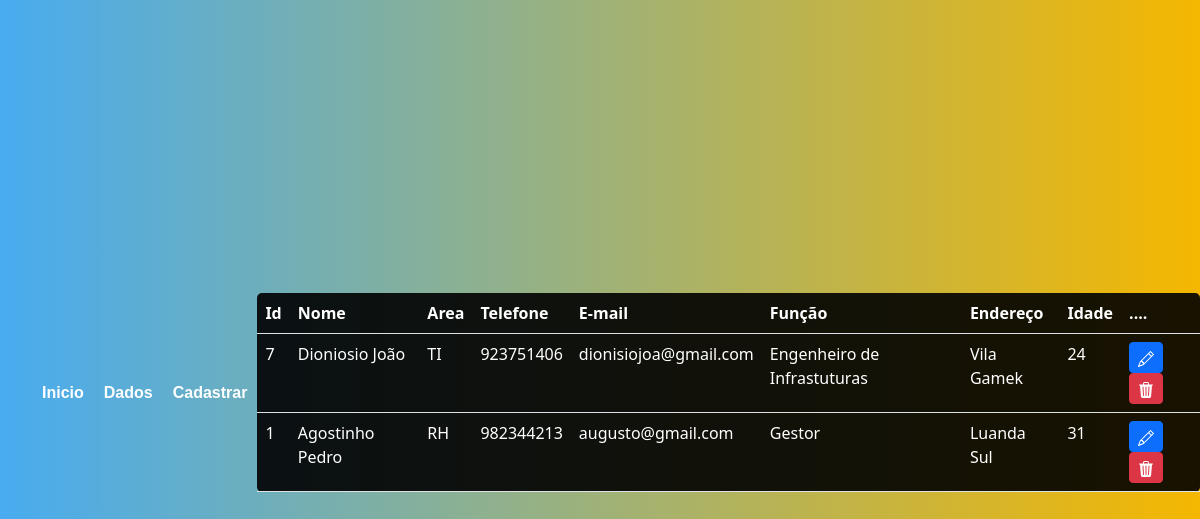
The app's page /HTML/table.php with its own data.
### tables this page shows
CREATE TABLE `funcionario` (
  `id` int NOT NULL,
  `nome` varchar(40) NOT NULL,
  `area` varchar(30) NOT NULL,
  `telefone` int NOT NULL,
  `email` varchar(30) NOT NULL,
  `funcao` varchar(40) NOT NULL,
  `endereco` varchar(60) NOT NULL,
  `idade` int NOT NULL
);

### HTML/table.php (the view, shortened to what this page needs)
<?php
include_once('../PHP/config.php');
    $sql = "SELECT * FROM funcionario ORDER BY id DESC  ";
    $result = $conexao -> query($sql);
?>
<!DOCTYPE html>
<html lang="pt">
<head>
    <link rel="stylesheet" type="text/css" href="../CSS/estilocad1.css">
    <link rel="stylesheet" href="../CSS/bootstrap.min.css">
</head>
<nav id="menu">
        <ul class="nav-list">
            <li><a href="admin.php">Inicio</a></li>
            <li><a href="table.php">Dados</a></li>
            <li><a href="funcionario.php">Cadastrar</a></li>
        </ul>
</nav>
<body>
    <div>
    <table class="table text-white table-bg">
    <thead>
    <tr>
    <th scope="col">Id</th>
    <th scope="col">Nome</th>
    <th scope="col">Area</th>
    <th scope="col">Telefone</th>
    <th scope="col">E-mail</th>
    <th scope="col">Função</th>
    <th scope="col">Endereço</th>
    <th scope="col">Idade</th>
    <th scope="col">....</th>
    </tr>
    </thead>
    <tbody>
    <?php
                        while($user_data = mysqli_fetch_assoc($result))
                        {
                            echo "<tr>";
                            echo "<td>" .$user_data['id']."</td>";
                            echo "<td>" .$user_data['nome']."</td>";
                            echo "<td>" .$user_data['area']."</td>";
                            echo "<td>" .$user_data['telefone']."</td>";
                            echo "<td>" .$user_data['email']."</td>";
                            echo "<td>" .$user_data['funcao']."</td>";
                            echo "<td>" .$user_data['endereco']."</td>";
                            echo "<td>" .$user_data['idade']."</td>";
                            echo "<td>
    <a class ='btn btn-sm btn-primary' href='edit.php?id=$user_data[id]'>
    <svg xmlns='http://www.w3.org/2000/svg' width='16' height='16' fill='currentColor' class='bi bi-pencil' viewBox='0 0 16 16'>
    <path d='M12.146.146a.5.5 0 0 1 .708 0l3 3a.5.5 0 0 1 0 .708l-10 10a.5.5 0 0 1-.168.11l-5 2a.5.5 0 0 1-.65-.65l2-5a.5.5 0 0 1 .11-.168l10-10zM11.207 2.5 13.5 4.793 14.793 3.5 12.5 1.207 11.207 2.5zm1.586 3L10.5 3.207 4 9.707V10h.5a.5.5 0 0 1 .5.5v.5h.5a.5.5 0 0 1 .5.5v.5h.293l6.5-6.5zm-9.761 5.175-.106.106-1.528 3.821 3.821-1.528.106-.106A.5.5 0 0 1 5 12.5V12h-.5a.5.5 0 0 1-.5-.5V11h-.5a.5.5 0 0 1-.468-.325z'/>
    </svg>
    </a>
    <a class ='btn btn-sm btn-danger' href='../PHP/delete.php?id=$user_data[id]'>
    <svg xmlns='http://www.w3.org/2000/svg' width='16' height='16' fill='currentColor' class='bi bi-trash3-fill' viewBox='0 0 16 16'>
    <path d='M11 1.5v1h3.5a.5.5 0 0 1 0 1h-.538l-.853 10.66A2 2 0 0 1 11.115 16h-6.23a2 2 0 0 1-1.994-1.84L2.038 3.5H1.5a.5.5 0 0 1 0-1H5v-1A1.5 1.5 0 0 1 6.5 0h3A1.5 1.5 0 0 1 11 1.5Zm-5 0v1h4v-1a.5.5 0 0 0-.5-.5h-3a.5.5 0 0 0-.5.5ZM4.5 5.029l.5 8.5a.5.5 0 1 0 .998-.06l-.5-8.5a.5.5 0 1 0-.998.06Zm6.53-.528a.5.5 0 0 0-.528.47l-.5 8.5a.5.5 0 0 0 .998.058l.5-8.5a.5.5 0 0 0-.47-.528ZM8 4.5a.5.5 0 0 0-.5.5v8.5a.5.5 0 0 0 1 0V5a.5.5 0 0 0-.5-.5Z''/>
    </svg>
    </td>";
    echo "</tr>";
    }
    ?>
    </tbody>
    </table>
    </div>
</body>
</html>

### CSS/estilocad1.css (style rules this page uses)
:root { --fonte-logo: 'Times New Roman', Times, serif; --font-padrao: Verdana, Geneva, Tahoma, sans-serif; --font-destaque: Impact, Haettenschweiler, 'Arial Narrow Bold', sans-serif; --cor01: #48ACF0; --cor02: #003459; --cor03: #FFFFFF; --cor04: #748B75; --cor05: #53B3CB; --cor06: #F5B700; }
* { padding: 0px; margin: 0px; }
body { background-image: linear-gradient(to right, var(--cor04), var(--cor06), var(--cor05)); }
body { display: flex; align-items: center; justify-content: center; min-height: 100vh; font-family: Arial, sans-serif; background-image: linear-gradient(to right, var(--cor01), var(--cor06)); }
nav { display: flex; box-shadow: 1px; }
nav>ul { display: flex; }
nav>ul>li { list-style-type: none; margin: 4px; padding: 6px; }
nav>ul>li>a { text-decoration: none; color: var(--cor03); font-family: Arial, Helvetica, sans-serif; font-weight: bold; transition: 0.4s; }
.table { width: 50px; text-decoration: none; background-color: var(--cor01); border-radius: 5px; }
.table-bg { background: rgba(0, 0, 0, 0.9); }

### records on screen
funcionario: id "7", nome "Dioniosio João", area "TI", telefone "923751406", email "dionisiojoa@gmail.com", funcao "Engenheiro de Infrastuturas", endereco "Vila Gamek", idade "24"
funcionario: id "1", nome "Agostinho Pedro", area "RH", telefone "982344213", email "augusto@gmail.com", funcao "Gestor", endereco "Luanda Sul", idade "31"
